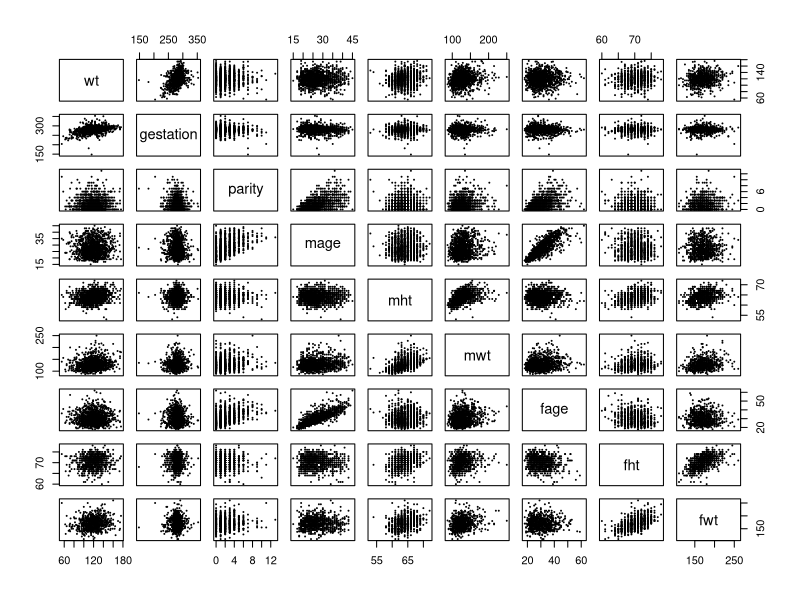
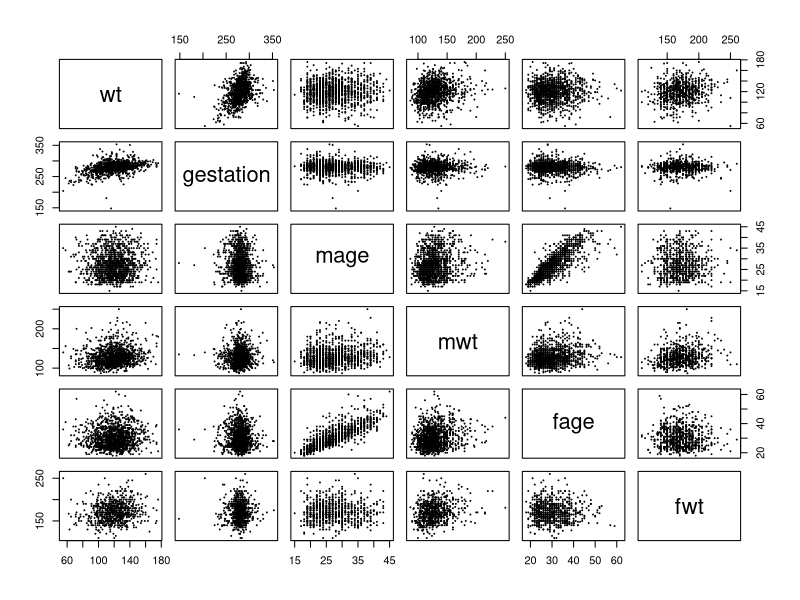

Write R code to recreate these figures, in order. (Note: a time limit stopped this script after it produced the figures.)
## ---- chunk 1
library(mice)
chds_births <- read.csv(file = "chds_births.csv")
summary(chds_births)
## ---- chunk 2
chds_births$marital[!chds_births$marital %in% c(1:5)] = NA
chds_births$meth[chds_births$meth %in% c(0,1,2,3,4,5)] = 0
chds_births$meth[chds_births$meth %in% c(6)] = 1
chds_births$meth[chds_births$meth %in% c(7)] = 2
chds_births$meth[chds_births$meth %in% c(8)] = 3
chds_births$meth[chds_births$meth %in% c(9)] = 4
chds_births$meth[chds_births$meth %in% c(10)] = 5
chds_births$feth[chds_births$feth %in% c(0,1,2,3,4,5)] = 0
chds_births$feth[chds_births$feth %in% c(6)] = 1
chds_births$feth[chds_births$feth %in% c(7)] = 2
chds_births$feth[chds_births$feth %in% c(8)] = 3
chds_births$feth[chds_births$feth %in% c(9)] = 4
chds_births$feth[chds_births$feth %in% c(10)] = 5
chds_births$meth <- as.factor(chds_births$meth)
chds_births$med <- as.factor(chds_births$med)
chds_births$feth <- as.factor(chds_births$feth)
chds_births$fed <- as.factor(chds_births$fed)
chds_births$marital <- as.factor(chds_births$marital)
chds_births$smoke <- as.factor(chds_births$smoke)
chds_births$time <- as.factor(chds_births$time)
chds_births$number <- as.factor(chds_births$number)
## ---- chunk 3
summary(chds_births)
## ---- chunk 4
pairs(~wt + gestation + parity + mage + mht + mwt + fage + fht + fwt,cex = .05,  data = chds_births)
pairs(~wt + gestation + mage + mwt + fage + fwt,cex = .05,  data = chds_births)
## ---- chunk 5
births_mice <- mice(chds_births)
births_clean <- complete(births_mice)
summary(births_clean)
anyNA(births_clean)
births_clean
levels(births_clean$time)
levels(births_clean$number)
## ---- chunk 6

levels(births_clean$meth)
levels(births_clean$meth)[1] <- "Caucasian"
levels(births_clean$meth)[3] <- "African-American"
levels(births_clean$meth)[c(2,4,5,6)]<- "others"

levels(births_clean$med)[2] <- "middle-school"
levels(births_clean$med)[3] <- "high-school"
levels(births_clean$med)[5] <- "high-school + some college"
levels(births_clean$med)[6] <- "college graduate"
levels(births_clean$med)[c(1,4,7,8)]<- "others"


levels(births_clean$feth)
levels(births_clean$feth)[1] <- "Caucasian"
levels(births_clean$feth)[3] <- "African-American"
levels(births_clean$feth)[c(2,4,5,6)]<- "others"

levels(births_clean$fed)[2] <- "middle-school"
levels(births_clean$fed)[3] <- "high-school"
levels(births_clean$fed)[5] <- "high-school + some college"
levels(births_clean$fed)[6] <- "college graduate"
levels(births_clean$fed)[c(1,4,7,8)]<- "others"


levels(births_clean$marital)[1] <- "married"
levels(births_clean$marital)[c(2,3,4,5)] <- "others"

births_clean$smoke = NULL

levels(births_clean$time)[1] <- "never smoked"
levels(births_clean$time)[2] <- "still smokes"
levels(births_clean$time)[c(3,4,5,6,7,8,9,10)] <- "others"


levels(births_clean$number)[1] <- "never smoked"
levels(births_clean$number)[2] <- "1-4"
levels(births_clean$number)[3] <- "5-9"
levels(births_clean$number)[6] <- "20-29"
levels(births_clean$number)[c(4,5,7,8,9,10)] <- "others"


summary(births_clean)
## ---- chunk 7
M0 <- lm(wt ~ 1, data = births_clean)
Mmax <- lm(wt ~ (. -marital -fed -feth -number -time - meth -med)^2 + marital + fed +feth +number +time + meth + med , data = births_clean)
Mstart <- lm(wt ~ ., data = births_clean)
beta.max <- coef(Mmax)
names(beta.max)[is.na(beta.max)]
anyNA(coef(Mmax))
## ---- chunk 8
Mfwd <- step(object = M0,
               scope = list(lower = M0, upper = Mmax),
               direction = "forward", trace = FALSE)
## ---- chunk 9
Mback <- step(object = Mmax, 
              scope = list(lower = M0, upper = Mmax),
              direction = "backward", trace = FALSE)
## ---- chunk 10
Mstep <- step(object = Mstart,
              scope = list(lower = M0, upper = Mmax),
              direction = "both", trace = FALSE)
## ---- chunk 11
c(fwd = length(coef(Mfwd)), back = length(coef(Mback)), step = length(coef(Mstep)))
## ---- chunk 12
par(mfrow=c(2,3))
plot(fitted(Mfwd), residuals(Mfwd), main="forward")
plot(fitted(Mback), residuals(Mback), main="backward")
plot(fitted(Mstep), residuals(Mstep), main="stepwise")
qqnorm(residuals(Mfwd), main="forward")
qqnorm(residuals(Mback), main="backward")
qqnorm(residuals(Mstep), main="stepwise")
## ---- chunk 13
M1 <- Mfwd
M2 <- Mback
M3 <- Mstep
Mnames <- expression(M[FWD], M[BACK], M[STEP])

# press for 3 automated models
press1 <- resid(M1)/(1-hatvalues(M1))
press2 <- resid(M2)/(1-hatvalues(M2))
press3 <- resid(M3)/(1-hatvalues(M3))
PRESS = c(sum(press1^2), sum(press2^2), sum(press3^2))

# R^2 for 3 automated models
r_square1 <- summary(Mfwd)$r.squared
r_square2 <- summary(Mback)$r.squared
r_square3 <- summary(Mstep)$r.squared
R_Squared <- c(r_square1,r_square2,r_square3)

# AIC for 3 automated models
AIC1 <- AIC(M1)
AIC2 <- AIC(M2)
AIC3 <- AIC(M3)
AIC = c(AIC1,AIC2,AIC3)

# display results
disp <- rbind(AIC,PRESS,R_Squared)
colnames(disp) <- Mnames
disp

#plot PRESS statistics
boxplot(x = list(abs(press1),abs(press2),abs(press3)), names = Mnames,
        ylab = expression("|", PRESS[i], "|"),col = c("yellow","orange","violet"))
              
## ---- chunk 14
Mman1 <- lm(formula = wt ~ gestation + parity + mage + mht + mwt + fage + 
    fht + fwt + income  + number + meth,  data = births_clean)
Mman2 <- lm(formula = wt ~ gestation  + mht + meth + parity + number + 
    mwt + fht + income,  data = births_clean)
Mman3 <- lm(formula = wt ~ gestation + mage + fage  + time + number + meth + feth, 
            data = births_clean)
Mnames <- expression(Mman1, Mman2, Mman3)

# press for 3 automated models
press1 <- resid(Mman1)/(1-hatvalues(Mman1))
press2 <- resid(Mman2)/(1-hatvalues(Mman2))
press3 <- resid(Mman3)/(1-hatvalues(Mman3))
PRESS = c(sum(press1^2), sum(press2^2), sum(press3^2))

# R^2 for 3 automated models
r_square1 <- summary(Mman1)$r.squared
r_square2 <- summary(Mman2)$r.squared
r_square3 <- summary(Mman3)$r.squared
R_Squared <- c(r_square1,r_square2,r_square3)

# AIC for 3 automated models
AIC1 <- AIC(Mman1)
AIC2 <- AIC(Mman2)
AIC3 <- AIC(Mman3)
AIC = c(AIC1,AIC2,AIC3)

# display results
disp <- rbind(AIC,PRESS,R_Squared)
colnames(disp) <- Mnames
disp

#plot PRESS statistics
boxplot(x = list(abs(press1),abs(press2),abs(press3)), names = Mnames,
        ylab = expression("|", PRESS[i], "|"),col = c("yellow","orange","violet"))

## ---- chunk 15
Model1 <- Mback
Model2 <- Mman2
## ---- chunk 16
Re1 <- residuals(Model1)
Re2 <- residuals(Model2)

StanRe1 <- Re1/sigma(Model1)
StanRe2 <- Re2/sigma(Model2)

StudRe1 <- StanRe1 / sqrt(1-hatvalues(Model1))
StudRe2 <- StanRe2 / sqrt(1-hatvalues(Model2))

## ---- chunk 17
plot(predict(Model1), Re1, xlab = "Predict Values", ylab = "Residuals", cex.axis = .8,
     abline(h = mean(Re1), col = "red"))
plot(predict(Model2), Re2, xlab = "Predict Values", ylab = "Residuals", cex.axis = .8,
     abline(h = mean(Re2), col = "red"))
## ---- chunk 18
plot(predict(Model1), StanRe1, xlab = "Predict Values", ylab = "Standlized Residuals", cex.axis = .8,
     abline(h = mean(StanRe1), col = "red"))
plot(predict(Model2), StanRe2, xlab = "Predict Values", ylab = "Standlized Residuals", cex.axis = .8,
     abline(h = mean(StanRe2), col = "red"))
## ---- chunk 19
plot(predict(Model1), StudRe1, xlab = "Predict Values", ylab = "Studentlized Residuals", cex.axis = .8,
     abline(h = mean(StudRe1), col = "red"))
plot(predict(Model2), StudRe2, xlab = "Predict Values", ylab = "Studentlized Residuals", cex.axis = .8,
     abline(h = mean(StudRe2), col = "red"))
## ---- chunk 20
press_model1 <- Re1/(1 - hatvalues(Model1))
press_model2 <- Re2/(1 - hatvalues(Model2))
## ---- chunk 21
dfts1 <- dffits(Model1)
dfts2 <- dffits(Model2)
## ---- chunk 22
# standlize each of these
p1 <- length(coef(Model1))
n1 <- nobs(Model1)
hbar1 <- p1/n1
StudRe1.stan <- StudRe1 * sqrt(1-hbar1)
press_model1.stan <- press_model1*(1-hbar1)/sigma(Model1)
dfts1.stan <- dfts1*(1-hbar1)/sqrt(hbar1)

# plots all 
par(mfrow = c(1,2), mar = c(4,4,.1,.1))
plot(predict(Model1), rep(0, length(predict(Model1))),
     type = "n",
     ylim = range(StanRe1,StudRe1.stan,dfts1.stan,press_model1.stan),
     xlab = "Predict Values", 
     ylab = "Residuals", 
     cex.axis = .8)
points(predict(Model1), StanRe1, pch = 21, bg = "violet", cex = .8)
points(predict(Model1), StudRe1.stan, pch = 21, bg = "green", cex = .8)
points(predict(Model1), press_model1.stan, pch = 21, bg = "blue", cex = .8)
points(predict(Model1), dfts1.stan, pch = 21, bg = "red", cex = .8)

# standlize each of these
p2 <- length(coef(Model2))
n2 <- nobs(Model2)
hbar2 <- p2/n2
StudRe2.stan <- StudRe2 * sqrt(1-hbar2)
press_model2.stan <- press_model2*(1-hbar2)/sigma(Model2)
dfts2.stan <- dfts2*(1-hbar2)/sqrt(hbar2)

# plots all 
par(mfrow = c(1,2), mar = c(4,4,.1,.1))
plot(predict(Model2), rep(0, length(predict(Model2))),
     type = "n",
     ylim = range(StanRe2,StudRe2.stan,dfts2.stan,press_model2.stan),
     xlab = "Predict Values", 
     ylab = "Residuals", 
     cex.axis = .8)
points(predict(Model2), StanRe2, pch = 21, bg = "violet", cex = .8)
points(predict(Model2), StudRe2.stan, pch = 21, bg = "green", cex = .8)
points(predict(Model2), press_model2.stan, pch = 21, bg = "blue", cex = .8)
points(predict(Model2), dfts2.stan, pch = 21, bg = "red", cex = .8)
     
     
## ---- chunk 23
# compute leverage

h1 <- hatvalues(Model1)
h2 <- hatvalues(Model2)

D1 <- cooks.distance(Model1)
D2 <- cooks.distance(Model2)

infl1.ind <- which.max(D1)
infl2.ind <- which.max(D2)

lev1.ind <- h1 > 2*hbar1
lev2.ind <- h2 > 2*hbar2

clrs <- rep("black", len = nobs(Model1))
clrs[lev1.ind] <- "blue"
clrs[infl1.ind] <-"red"
par(mfrow = c(1,1), mar = c(4,4,1,1))
cex <- .8
plot(h1,D1,xlab = "Leverage", ylab = "Cook's Influence Measure", pch = 21, bg = clrs, cex = cex, cex.axis = cex)
abline(v = 2*hbar1, col = "grey60", lty = 2)
legend("topleft", legend = c("High Leverage", "High Influence"), pch = 21, pt.bg = c("blue", "red"),cex = cex, pt.cex = cex)

clrs <- rep("black", len = nobs(Model1))
clrs[lev2.ind] <- "blue"
clrs[infl2.ind] <-"red"
par(mfrow = c(1,1), mar = c(4,4,1,1))
cex <- .8
plot(h2,D2,xlab = "Leverage", ylab = "Cook's Influence Measure", pch = 21, bg = clrs, cex = cex, cex.axis = cex)
abline(v = 2*hbar2, col = "grey60", lty = 2)
legend("topleft", legend = c("High Leverage", "High Influence"), pch = 21, pt.bg = c("blue", "red"),cex = cex, pt.cex = cex)

## ---- chunk 24
par(mfrow=c(1,3))
histogram(residuals(Mfwd)/sigma(Mfwd),breaks = 50,freq = FALSE)
histogram(residuals(Mback)/sigma(Mback),breaks = 50,freq = FALSE)
histogram(residuals(Mstep)/sigma(Mstep),breaks = 50,freq = FALSE)
